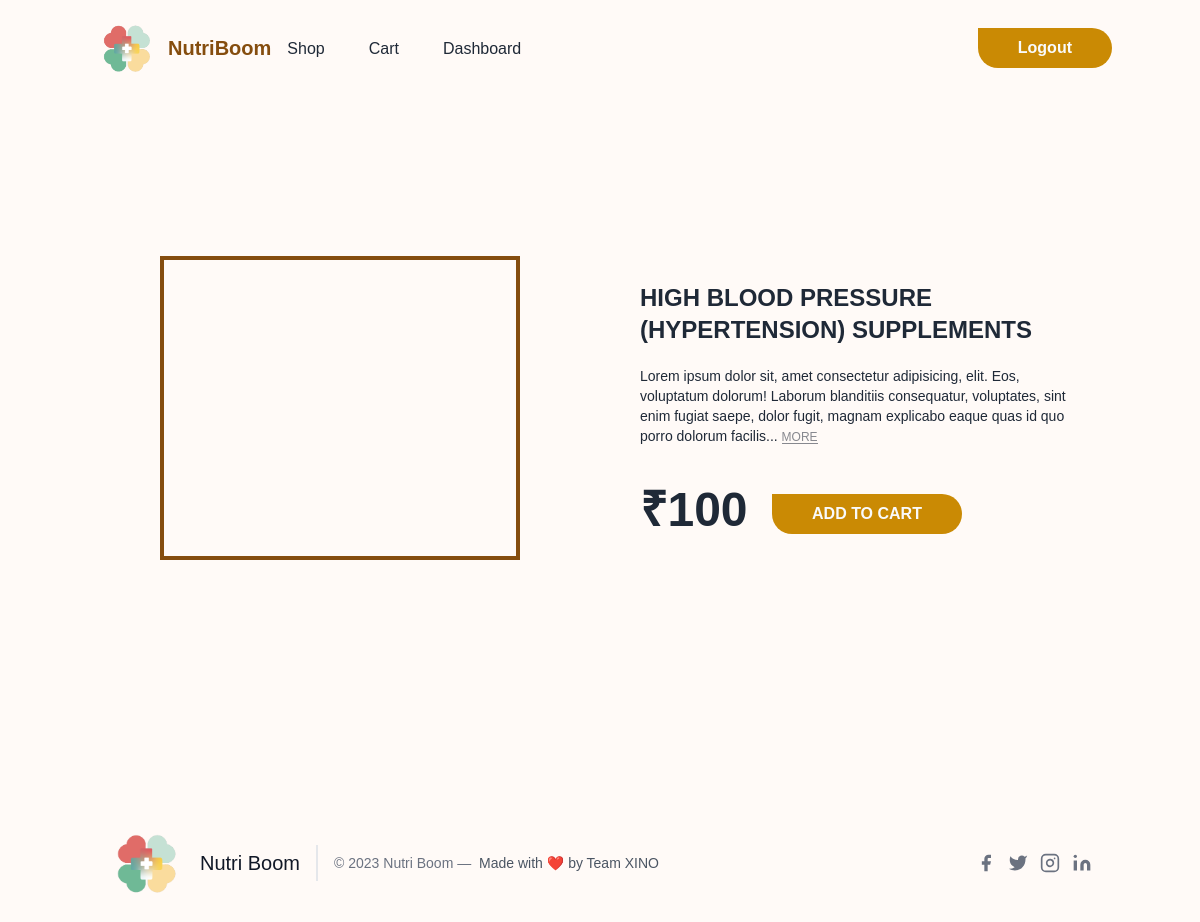
/products/2 (signed in), run on an earlier commit of the app's database.
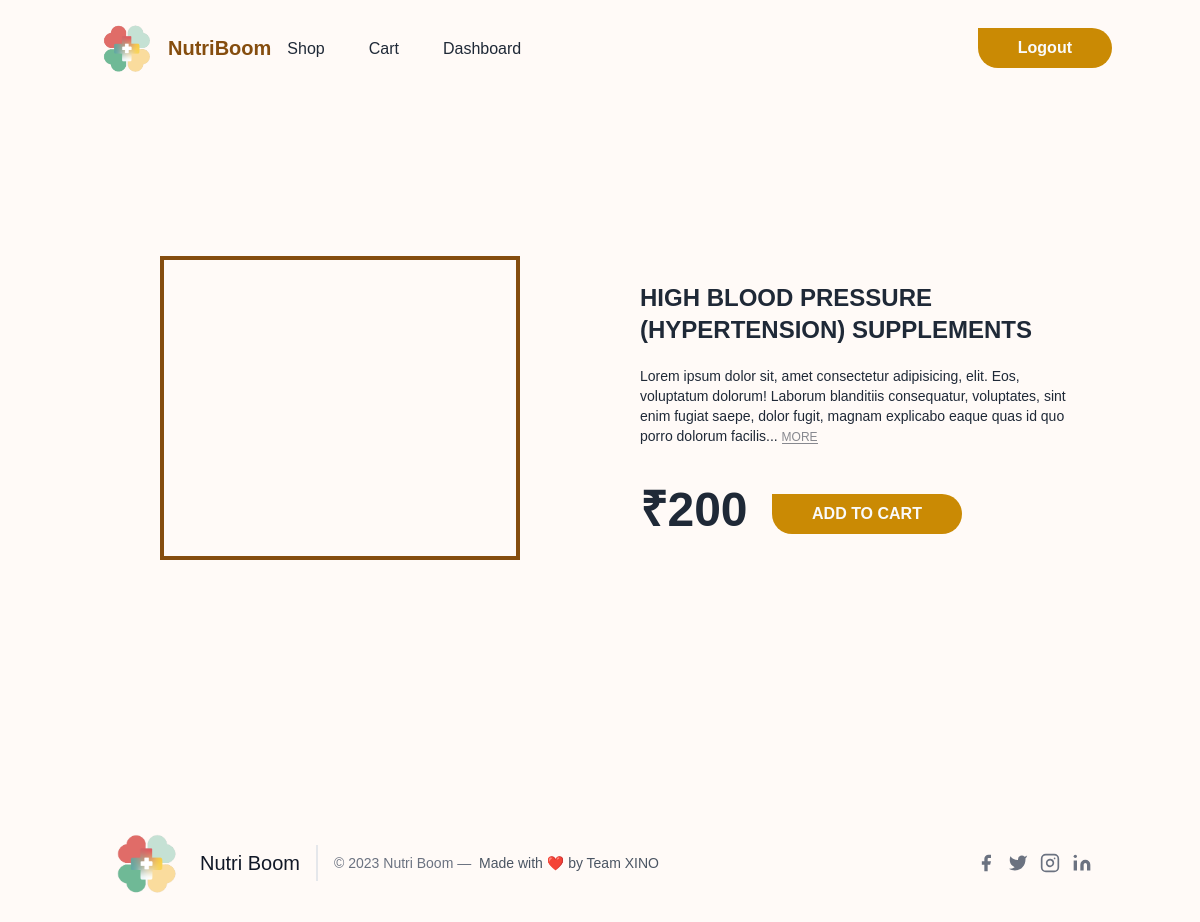
And on a later commit of the database.
### hack/models.py (models this page shows)
class Product(db.Model):
    id = db.Column(db.Integer, primary_key=True)
    image = db.Column(db.String, default='default.png')
    category = db.Column(db.String, nullable=False)
    name = db.Column(db.String, nullable=False)
    price = db.Column(db.Integer, nullable=False)

### app.py (the view)
@app.route('/products/<id>')
def product(id):
    searchform = SearchForm()
    product = Product.query.filter_by(id=id).first()
    prods = Product.query.all()
    prods.remove(product)
    user_products = UserProduct.query.filter_by(user_id=current_user.id).all()
    check=True
    for i in user_products:
        if i.product_id==product.id:
            check=False
    return render_template('product.html', searchform=searchform, prod=product, prods=prods, check=check)

### hack/models.py (called while the page is built)
@login_manager.user_loader
def load_user(user_id):
    return User.query.get(user_id)

### hack/templates/product.html (shortened to what this page needs)
{% extends 'base.html' %}
{% block content %}
        <div class=" bg-[#FFFAF7] flex items-center p-5 lg:p-10 overflow-hidden relative">
            <div
                class="w-full max-w-6xl rounded  p-10 lg:p-20 mx-auto text-gray-800 relative md:text-left">
                <div class="md:flex items-center -mx-10">
                    <div class="w-full md:w-1/2 px-10 mb-10 md:mb-0">
                        <div class="relative">
                           <Div class="flex flex-cols justify-center items-center"> <img src="{{url_for('static', filename='default.png')}}"
                            <div class="border-4 border-yellow-800 absolute top-10 bottom-10 left-10 right-10 z-0">
                            </div></Div>
                        </div>
                    </div>
                    <div class="w-full md:w-1/2 px-10">
                        <div class="mb-10">
                            <h1 class="font-bold uppercase text-2xl mb-5">{{prod.name}}</h1>
                            <p class="text-sm">Lorem ipsum dolor sit, amet consectetur adipisicing, elit. Eos,
                                voluptatum dolorum! Laborum blanditiis consequatur, voluptates, sint enim fugiat saepe,
                                dolor fugit, magnam explicabo eaque quas id quo porro dolorum facilis... <a href="#"
                                    class="opacity-50 text-gray-900 hover:opacity-100 inline-block text-xs leading-none border-b border-gray-900">MORE
                                    </a></p>
                        </div>
                        <div>
                            <div class="inline-block align-bottom mr-5">
                                <span class="font-bold text-5xl leading-none align-baseline">₹{{prod.price}}</span>
                            </div>
                            <div class="inline-block align-bottom">
                                  {%if check%}
                                  <a href="{{url_for('addtocart', id=prod.id)}}">
                                <button
                                    class="px-10 py-2 font-semibold rounded-r-full rounded-bl-full hover:border-2 hover:border-yellow-600 hover:text-yellow-600 hover:bg-transparent bg-yellow-600 text-gray-50">ADD TO CART</button></a>
                                  {%else%}
                                  <a href="{{url_for('cart')}}">
                                <button
                                    class="px-10 py-2 font-semibold rounded-r-full rounded-bl-full bg-gray-400 text-gray-50"><i
                                        class="mdi mdi-cart -ml-2 mr-2"></i>ADDED TO CART</button></a>
                                  {%endif%}
                            </div>
                        </div>
                    </div>
                </div>
            </div>
        </div>
    {% endblock content %}

What changed in the data, as far as the page shows it:
changed Product "HIGH BLOOD PRESSURE (HYPERTENSION) SUPPLEMENTS": price "100" → "200"
